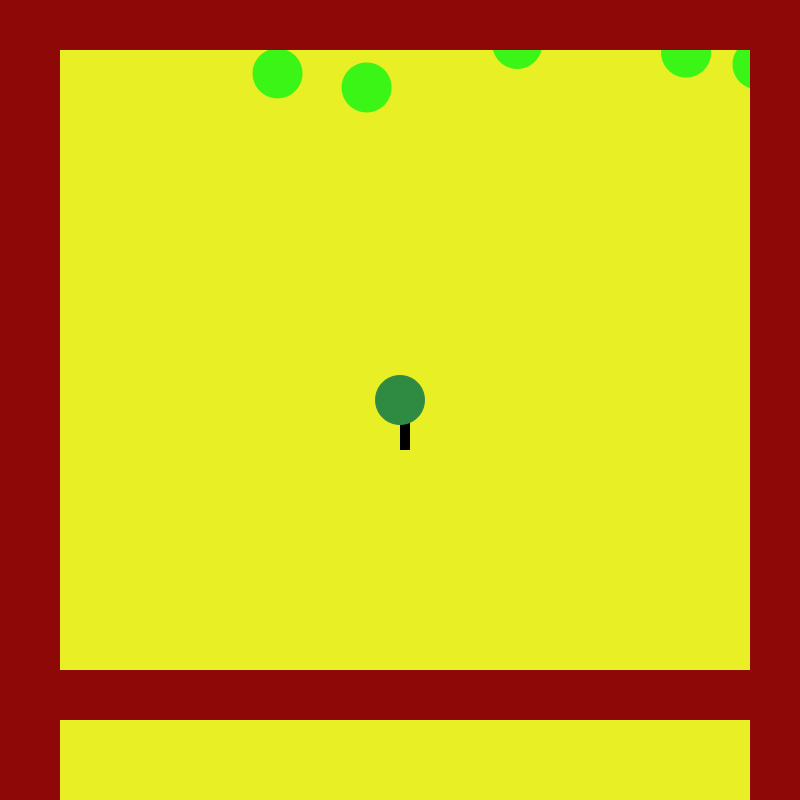
Frame 1 (no input)
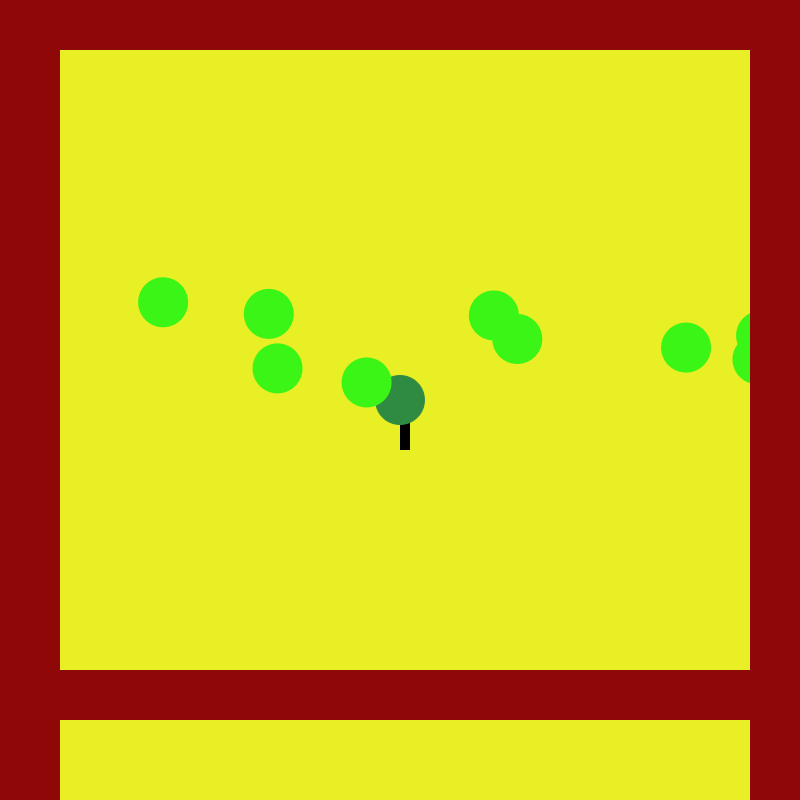
Frame 60 (the mouse pressed at the canvas centre just before this capture)
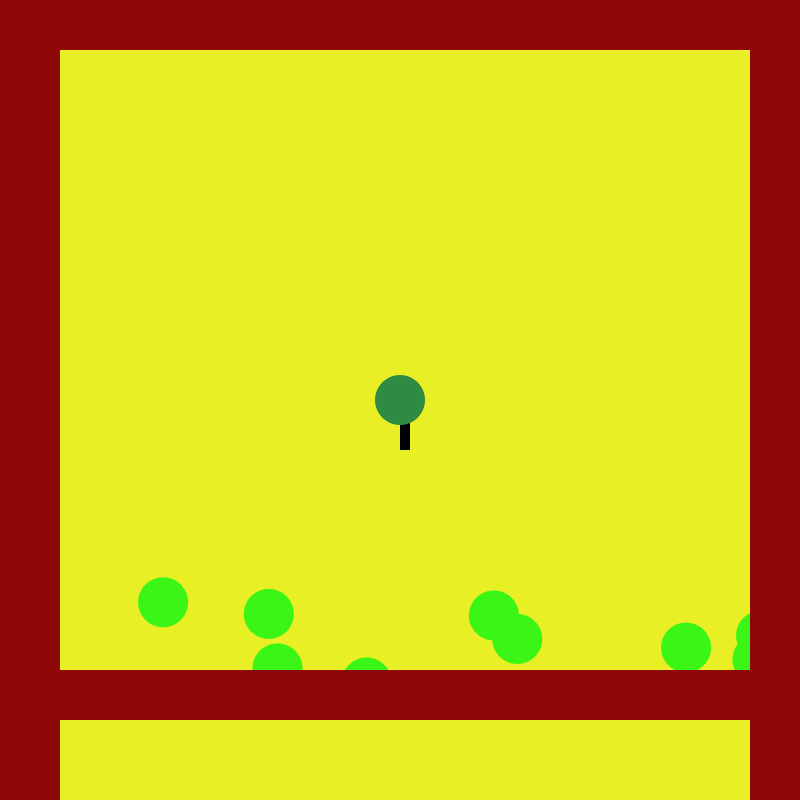
Frame 120 (the mouse held since frame 60 and released just before this capture)

The Processing sketch that drew these frames (run headless with seeded random() and noise(); from frame 60 on, the mouse is pressed at the canvas centre):

// Processing sketch: zombiegame
// ── zombiegame.pde
int x, y, y2, z, d, h2, n, u, p, b1, b2;
PVector[] zombie;
PVector[] zombiemovement;
PVector[] player;
float r, g;
boolean shoot;

void setup() {
  size(800, 800);
  x = width/2;
  y = height/2;
  d = height/2;
  z = width/2;
  n = 10;
  u = 50;
  p = 4;
  y2 = height/2;
  b1 = 0;
  b2 = 0;
  zombie = new PVector[10];
  zombiemovement = new PVector[10];
  for (int In = 0; In < zombie.length; In++) {
  float x = random(0, width);
  float y = random(0, 150); 
  zombie[In] = new PVector(x, y);
  zombiemovement[In] = new PVector(0, 0);
  shoot = false;
  }
}
 
void draw() {
  background(232, 239, 37);
  //soldier character
  noStroke();
  fill(0);
  rect(x,y, 10, 50);
  fill(#308B42);
  ellipse(x, y, 50, 50); 
 //zombie
 for (int i = 0; i < zombie.length; i++)  {
   zombie[i].add(0, 5);
   zombie[i].add(zombiemovement[i]); 
   
   if (zombie[i].y > 800) {
     zombie[i].y = - 400;
     zombie[i].y = (int) random(0, 0);
  }
 fill(#3BF516);
 ellipse(zombie[i].x, zombie[i].y, 50, 50);
 
 // boundaries you can't cross 
 fill(#8E0808);
 //upper barrier
 rect(b1, b2, width, height - 750);
 //left barrier
 rect(width - 820, b2, 80, height);
 //bottom barrier
 rect(b1, 670, width, 50);
 //right barrier
 rect(750, b2, 80, height);
}
if (keyPressed) {
    if (key == CODED); {
    //move up
    if (key == 'w') y-= 3;
    //move left
    if (key == 'a') x-= 3;
    //move right
    if (key == 'd') x+= 3;
    //move down
    if (key == 's') y+= 3;
    }
  }
}
void Contact()  {

} 
